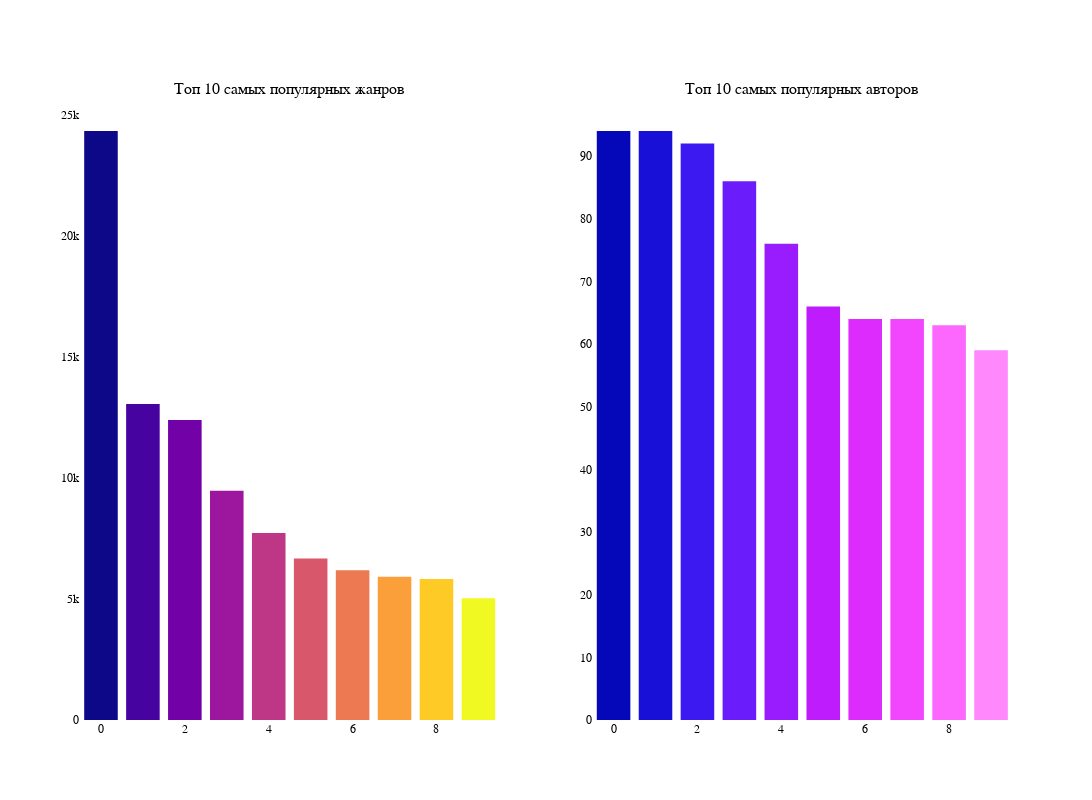

Here is the notebook cell this chart was saved with:
### Code cell
fig_2 = make_subplots(rows=1, cols=2,
                      specs=[[{'type': 'xy'}, {"type": "xy"}]],
                      subplot_titles=("Топ 10 самых популярных жанров",
                                      "Топ 10 самых популярных авторов"))
# Setting Bar parameters
fig_2.add_trace(go.Bar(x=gen.index,
                       y=gen['count'],
                       name ='Books',
                       marker_color=px.colors.sequential.Plasma),
                       row=1, col=1)
# Setting Bar parameters
fig_2.add_trace(go.Bar(x=auth.index,
                       y=auth['count'],
                       name ='Books',
                       marker_color=px.colors.sequential.Plotly3),
                       row=1, col=2)
# Setting the parameters of the chart when displaying
fig_2.update_traces(marker_line_width=0)

# Setting the parameters of the chart when displaying
fig_2.update_layout(showlegend=False,
                    plot_bgcolor='rgba(0,0,0,0)',
                    font=dict(family='Arial',
                              size=12,
                              color='black'),
                    autosize=False,
                    width=1300,
                    height=800,)

# Displaying the graph
fig_2.show()

### Figure 1 — Plotly figure (JSON) as saved in the notebook; plotly's stock layout.template omitted (floating-point values rounded to 4 significant figures)
{"data": [{"marker": {"color": ["#0d0887", "#46039f", "#7201a8", "#9c179e", "#bd3786", "#d8576b", "#ed7953", "#fb9f3a", "#fdca26", "#f0f921"], "line": {"width": 0}}, "name": "Books", "type": "bar", "x": [0, 1, 2, 3, 4, 5, 6, 7, 8, 9], "xaxis": "x", "y": [24337, 13058, 12397, 9477, 7722, 6677, 6183, 5918, 5830, 5028], "yaxis": "y"}, {"marker": {"color": ["#0508b8", "#1910d8", "#3c19f0", "#6b1cfb", "#981cfd", "#bf1cfd", "#dd2bfd", "#f246fe", "#fc67fd", "#fe88fc", "#fea5fd", "#febefe", "#fec3fe"], "line": {"width": 0}}, "name": "Books", "type": "bar", "x": [0, 1, 2, 3, 4, 5, 6, 7, 8, 9], "xaxis": "x2", "y": [94, 94, 92, 86, 76, 66, 64, 64, 63, 59], "yaxis": "y2"}], "layout": {"annotations": [{"font": {"size": 16}, "showarrow": false, "text": "Топ 10 самых популярных жанров", "x": 0.225, "xanchor": "center", "xref": "paper", "y": 1, "yanchor": "bottom", "yref": "paper"}, {"font": {"size": 16}, "showarrow": false, "text": "Топ 10 самых популярных авторов", "x": 0.775, "xanchor": "center", "xref": "paper", "y": 1, "yanchor": "bottom", "yref": "paper"}], "autosize": false, "font": {"color": "black", "family": "Arial", "size": 12}, "height": 800, "plot_bgcolor": "rgba(0, 0, 0, 0)", "showlegend": false, "width": 1300, "xaxis": {"anchor": "y", "autorange": true, "domain": [0, 0.45], "range": [-0.5, 9.5], "type": "linear"}, "xaxis2": {"anchor": "y2", "autorange": true, "domain": [0.55, 1], "range": [-0.5, 9.5], "type": "linear"}, "yaxis": {"anchor": "x", "autorange": true, "domain": [0, 1], "range": [0, 25620.0], "type": "linear"}, "yaxis2": {"anchor": "x2", "autorange": true, "domain": [0, 1], "range": [0, 98.95], "type": "linear"}}}
